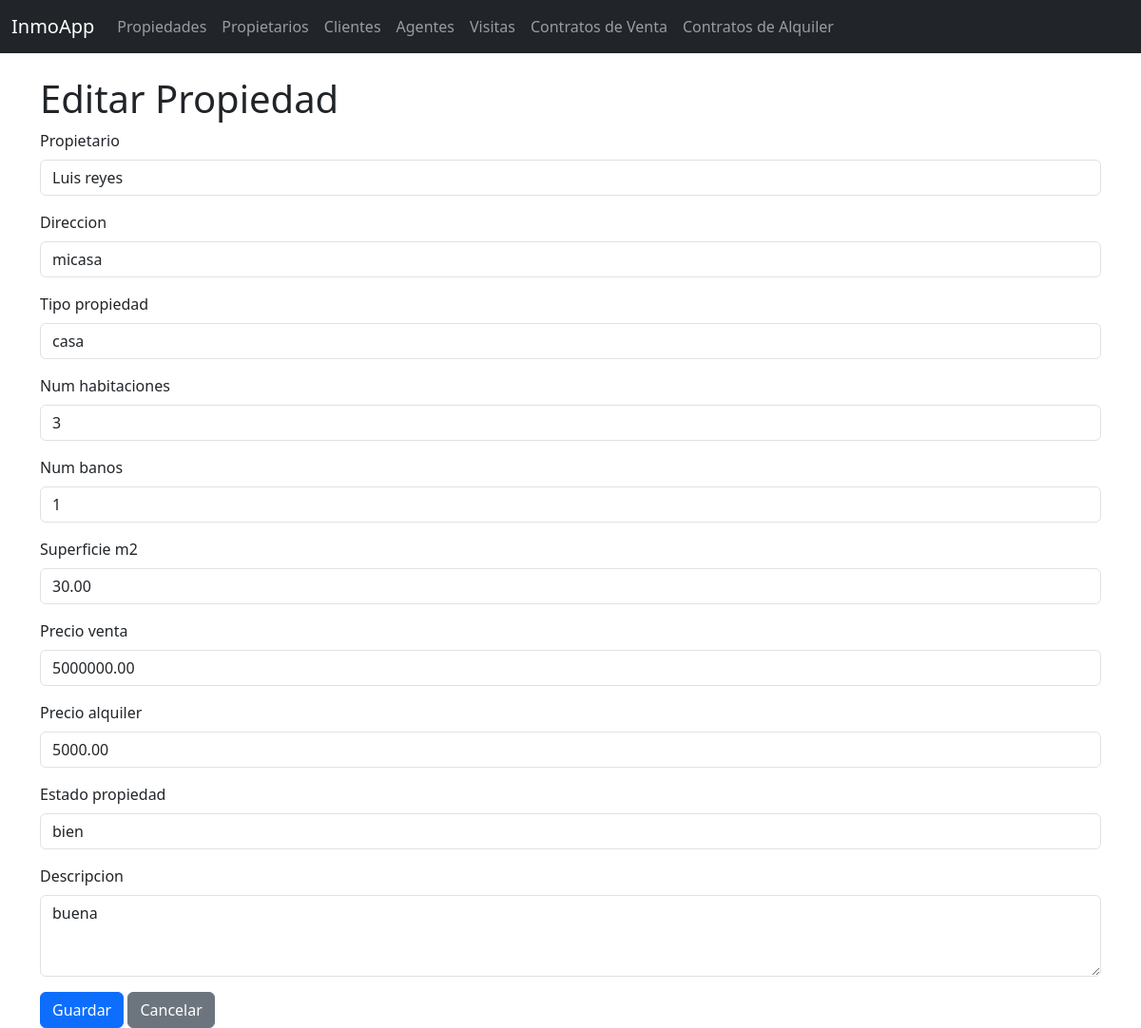
/propiedades/1/editar/, run on the app's committed database.
### inmobiliaria/models.py (models this page shows, shortened)
class Propiedad(models.Model):
    propietario = models.ForeignKey(Propietario, on_delete=models.CASCADE, related_name="propiedades")
    direccion = models.CharField(max_length=255)
    tipo_propiedad = models.CharField(max_length=50)
    num_habitaciones = models.IntegerField()
    num_banos = models.IntegerField()
    superficie_m2 = models.DecimalField(max_digits=10, decimal_places=2)
    precio_venta = models.DecimalField(max_digits=15, decimal_places=2, null=True, blank=True)
    precio_alquiler = models.DecimalField(max_digits=15, decimal_places=2, null=True, blank=True)
    estado_propiedad = models.CharField(max_length=50) # E.g., "Disponible", "Vendida", "Alquilada"
    fecha_publicacion = models.DateField(auto_now_add=True)
    descripcion = models.TextField(blank=True, null=True)

### inmobiliaria/views.py (the view)
# urls.py: path("propiedades/<int:pk>/editar/", views.PropiedadUpdateView.as_view(), name="propiedad_update"),
class PropiedadUpdateView(UpdateView):
    model = Propiedad
    form_class = PropiedadForm
    template_name = "inmobiliaria/propiedad_form.html"
    success_url = reverse_lazy("inmobiliaria:propiedad_list")

### inmobiliaria/forms.py
class PropiedadForm(forms.ModelForm):
    class Meta:
        model = Propiedad
        fields = '__all__'
        widgets = {
            'propietario': forms.Select(attrs={'class': 'form-control'}),
            'direccion': forms.TextInput(attrs={'class': 'form-control'}),
            'tipo_propiedad': forms.TextInput(attrs={'class': 'form-control'}),
            'num_habitaciones': forms.NumberInput(attrs={'class': 'form-control'}),
            'num_banos': forms.NumberInput(attrs={'class': 'form-control'}),
            'superficie_m2': forms.NumberInput(attrs={'class': 'form-control'}),
            'precio_venta': forms.NumberInput(attrs={'class': 'form-control'}),
            'precio_alquiler': forms.NumberInput(attrs={'class': 'form-control'}),
            'estado_propiedad': forms.TextInput(attrs={'class': 'form-control'}),
            'descripcion': forms.Textarea(attrs={'class': 'form-control', 'rows': 3}),
        }

### inmobiliaria/models.py (called while the page is built)
    def __str__(self):
        return f"{self.nombre} {self.apellido}"

### inmobiliaria/templates/inmobiliaria/propiedad_form.html (shortened to what this page needs)
{% extends "inmobiliaria/base.html" %}
{% block content %}
  <h1>{% if object %}Editar{% else %}Nueva{% endif %} Propiedad</h1>
  <form method="post">
    {% for field in form %}
      <div class="mb-3">
        <label for="{{ field.id_for_label }}" class="form-label">{{ field.label }}</label>
        {{ field }}
      </div>
    {% endfor %}
    <button type="submit" class="btn btn-primary">Guardar</button>
    <a href="{% url 'inmobiliaria:propiedad_list' %}" class="btn btn-secondary">Cancelar</a>
  </form>
{% endblock %}

### data on the page
Propiedad: form "Luis reyes" "micasa" "casa" "3" "1" "30.00" "5000000.00" "5000.00" "bien" "buena"

### other printed values
{{ field.label }} "Propietario" "Direccion" "Tipo propiedad" "Num habitaciones" "Num banos" "Superficie m2" "Precio venta" "Precio alquiler" "Estado propiedad" "Descripcion"
